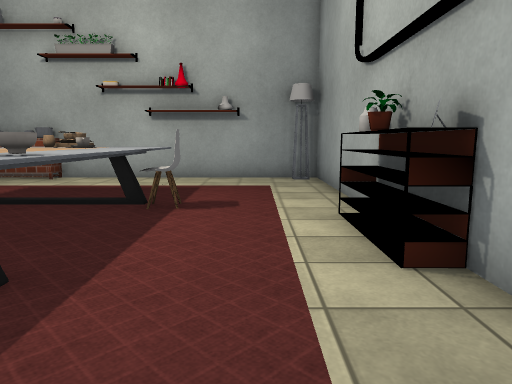
[1] (above)

19 first-person views from a walk through a Unity game level. The camera is 1.2 m above the floor, tilts 8° down and sees 70° across. The floor is counted in squares, 1 m on a side. Each view is taken from the middle of a square. On the plan, view 1 faces up. The plan holds only what a view shows up to about 15 squares ahead; the rest is blank. The place goes on beyond the plan. Some surface patterns are stand-ins.

[2]
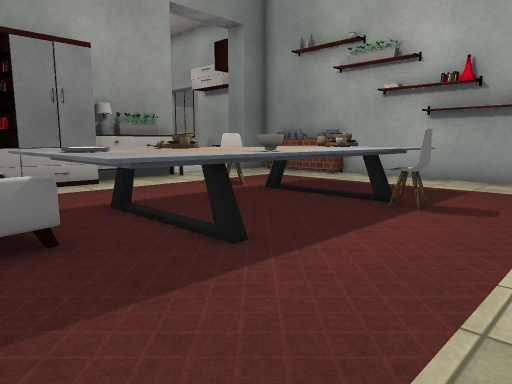

[3]
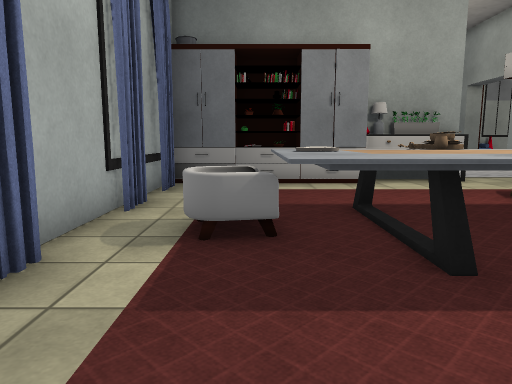

[4]
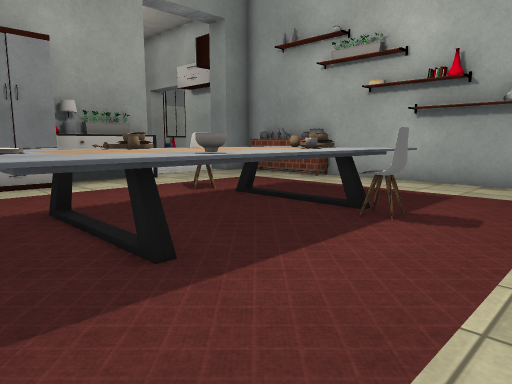

[5]
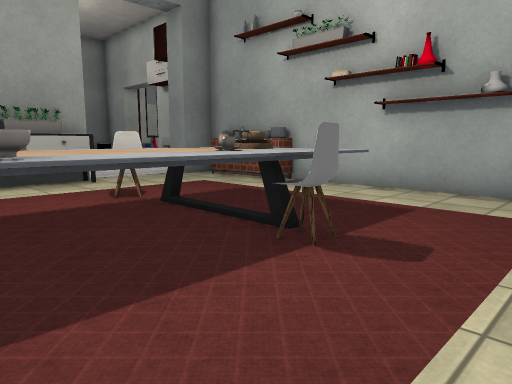

[6]
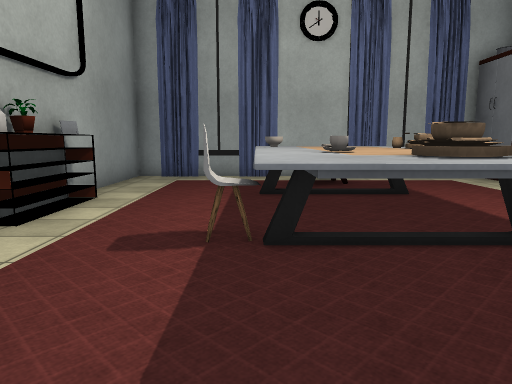

[7]
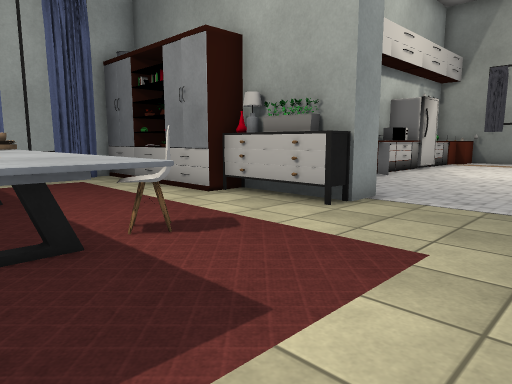

[8]
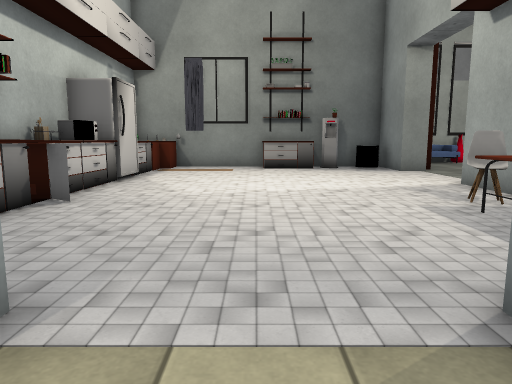

[9]
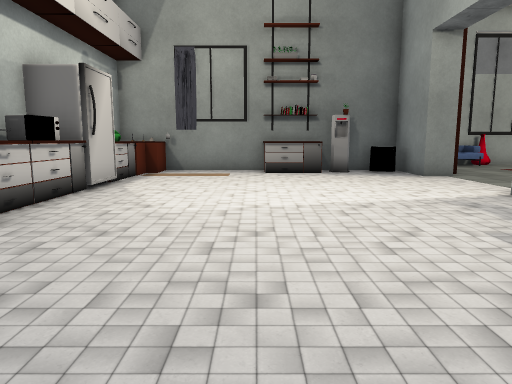

[10]
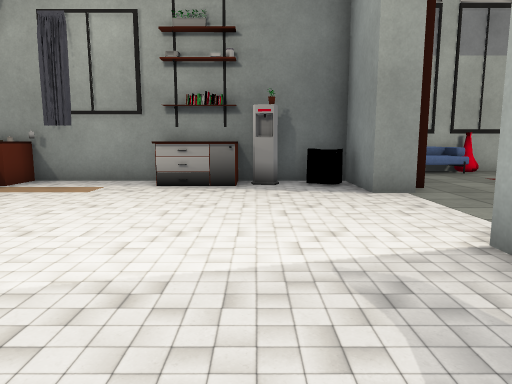

[11]
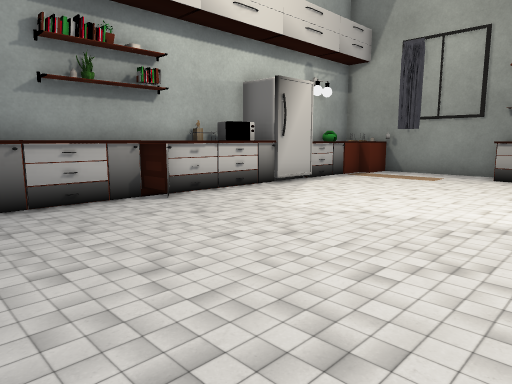

[12]
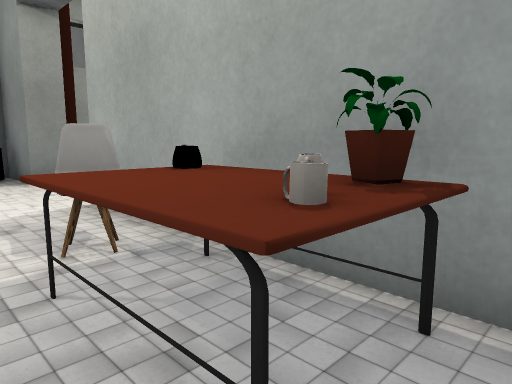

[13]
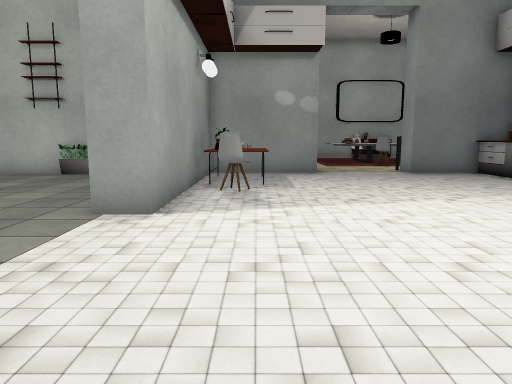

[14]
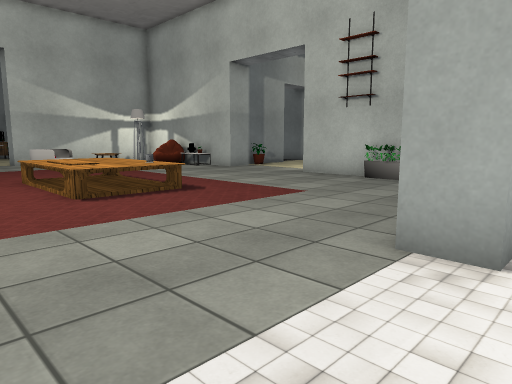

[15]
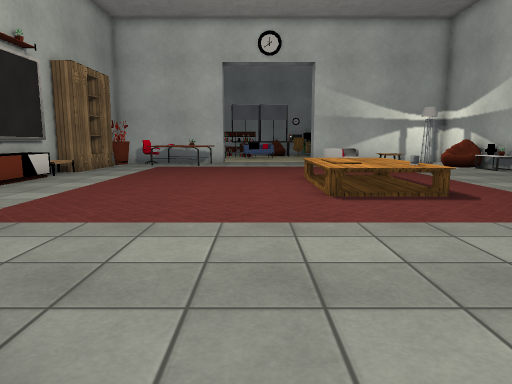

[16]
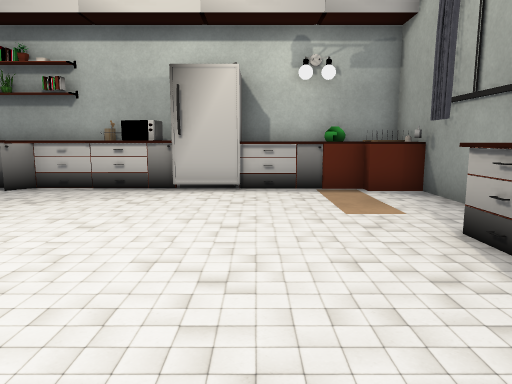

[17]
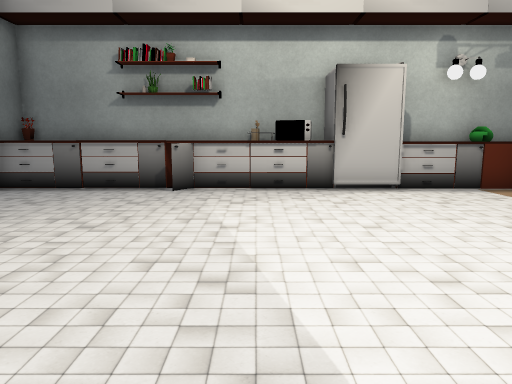

[18]
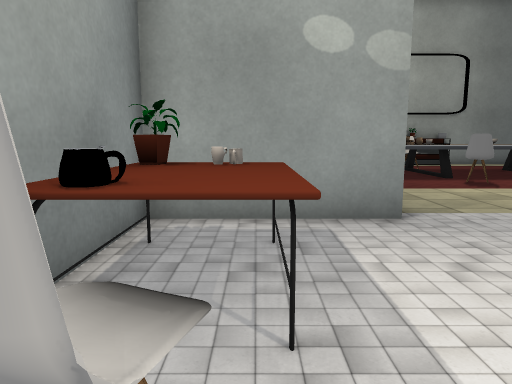

[19]
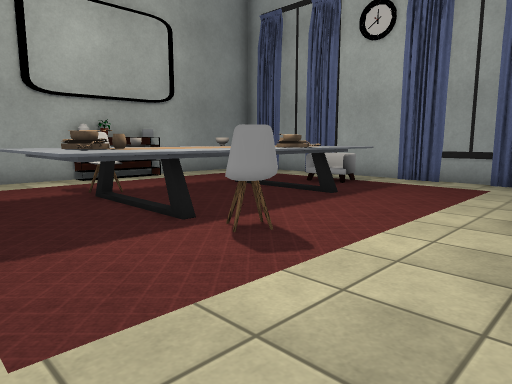

### Floor plan
Key: @ floor where view 1 was taken; # wall or solid block; . floor; ^ raised ledge; C chair; S shelf; P plant; R dresser; U curtain; M microwave; E desk; F sofa; T table; O other object.
Columns run from 30 left of view 1 to 2 right of it. Each row starts with its distance up from view 1.
 29  #..........     OO
 28 ##..........    ..
 27 #O................
 26 #O........TTT....
 25 #O........TTT.....
 24  O........TTT......
 23   ........TTO......
 22 # ........TTT.....#
 21 #.................#
 20 #F................#
 19 #FF...............#
 18   F...............
 17     ............
 16       S....#
 15     ###....#########
 14     #O........COEP.#
 13     #.........CEEO.#
 12     #O.............##############
 11     #O.............#.###.......##
 10     #O..........................#
  9     #O...................OOOO...#
  8     #....................OOOO...#
  7     #..............#R...COOOC...#
  6     U..............#P..CCO^OCC.SO
  5    OOOOOO#OOOOOOOOO#P....O^OO..SP
  4     OOOOOO#MOOOOOOP RO...O^OO..S#
  3     ################OO...O^OO...#
  2                    #OO...OOOO...#
  1                    #OO...CCCO...#
  0                     OO....C...@.#
 -1                     OOU.U...U..U#
 -2                      ############

Positions as (right, up) in squares from view 1, and headings:
1: (0, 0), facing up
2: (1, 0), facing up-left
3: (1, 1), facing left
4: (1, 1), facing up-left
5: (1, 3), facing up-left
6: (-2, 11), facing down
7: (-4, 11), facing down-left
8: (-9, 9), facing left
9: (-11, 9), facing left
10: (-15, 12), facing left
11: (-12, 12), facing down-left
12: (-12, 12), facing up-left
13: (-25, 13), facing right
14: (-23, 14), facing up-right
15: (-22, 14), facing up
16: (-22, 14), facing down
17: (-18, 14), facing down
18: (-17, 13), facing right
19: (-10, 10), facing down-right
